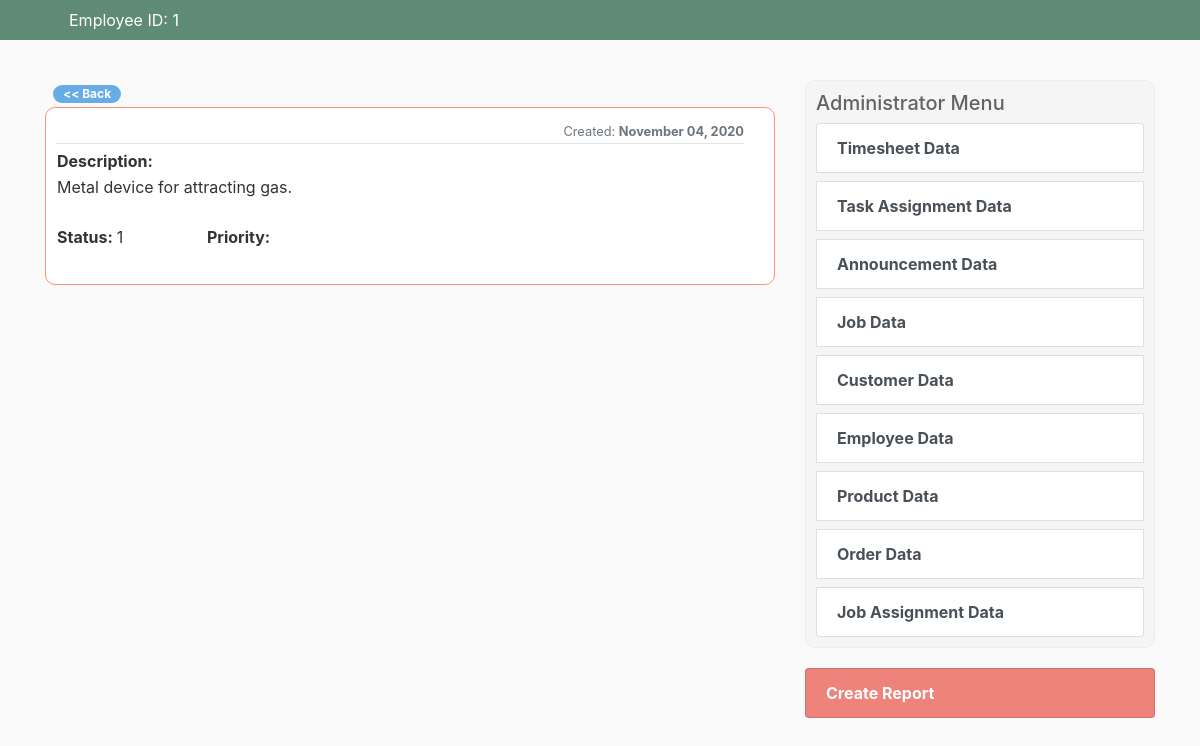
/product/1/, run on the app's committed database.
### blog/models.py (models this page shows, shortened)
class ProductModel(models.Model):
    name = models.CharField(max_length=100)
    description = models.TextField(null=True)
    status = models.CharField(max_length=100)
    category_id = models.CharField(default='1',max_length=100)
    date_posted = models.DateTimeField(default=timezone.localtime)
    class Meta:
        verbose_name = 'Product'
        verbose_name_plural = 'Products'

### blog/views.py (the view)
# urls.py: path('product/<int:pk>/', product_detail.as_view(), name='product-detail'),
class product_detail(DetailView):
    model = ProductModel
    def get_context_data(self, *args, **kwargs):
        context = super(product_detail, self).get_context_data(*args, **kwargs)
        return context

### blog/context_processors.py (called while the page is built, shortened)
def connection_init():
    connection = pyodbc.connect(driver='ODBC Driver 17 for SQL Server', server='172.26.54.36', database='CyltexDB', trusted_connection='no', uid='test', password='testPass!@123')
    return connection

def connection_cursor_init(connection):
    cursor = connection.cursor()
    return cursor

def connection_query(connection, cursor, str):
    iterator = cursor.execute(str)
    result = iterator.fetchall()
    return result

def close_connections(connection, cursor):
    cursor.close()
    connection.rollback()

def SQL_get_all_employee_id():
    str = "SELECT * FROM Employee Where Emp_Status_ID != 2"
    conn = connection_init()
    cursor = connection_cursor_init(conn)
    query = connection_query(conn, cursor, str)
    close_connections(conn, cursor)
    return query

def empid_processor(request):
    context = {}
    emps = SQL_get_all_employee_id()
    if 'global_id' in request.session:
        global_id = request.session['global_id']
        context.update({
            'test': global_id,
            'emp_id': global_id,
            'emps': emps,
        })
    else:
        request.session['global_id'] = 1
        global_id = request.session['global_id']
        context.update({
            'test': global_id,
            'emp_id': global_id,
            'emps': emps,
        })
    context.update({
            'emps': emps,
        })
    return context

### blog/templates/blog/productmodel_detail.html (shortened to what this page needs)
{% extends "blog/base.html" %}
{% block content %}
<a class="ml-2" href="javascript:;" style="text-decoration: none;">
	<span class="badge badge-light badge-pill ml-auto mt-1 mb-1 thumb_effect" style="background-color: #67ace6; color: white;"
		onmouseover="this.style='background-color: #4d718f; color: white;'"
		onmouseout="this.style='background-color: #67ace6; color: white;'"
		onclick="window.history.back();return false;">
		&#x200B; << Back &#x200B;
	</span>
</a>
	<article class="media content-section shadow_effect_only">
	    <div class="media-body">
			<div class="article-metadata d-flex">
			<div class="ml-auto"><small class="text-muted">Created: <b>{{ object.date_posted|date:"F d, Y" }}</b></small></div>
		</div>
		<table>
			<tr>
				<td width='250px'><b>Description:</b></td>
			</tr>
			<tr>
				<td>{{ object.description }}</td>
			</tr>
		</table>
		<br>
		<table>
			<tr>
				<td width='150px'><b>Status: </b>{{object.status}}</td>
				<td><b>Priority: </b>{{object.priority}}</td>
			</tr>
		</table>
		<br>
	</article>
{% endblock content %}

### static/blog/main.css (style rules this page uses)
body { background: #fafafa; color: #333333; margin-top: 5rem; }
.content-section { background: #ffffff; padding: 10px 10px; padding-right: 30px; border: 1px solid #FF916E; border-radius: 10px; margin-bottom: 20px; }
.article-metadata { padding-bottom: 1px; margin-bottom: 4px; border-bottom: 1px solid #e3e3e3 }

### data on the page
ProductModel: date_posted "November 04, 2020", description "Metal device for attracting gas.", status "1"

### other printed values
{{ emp_id }} "1"
